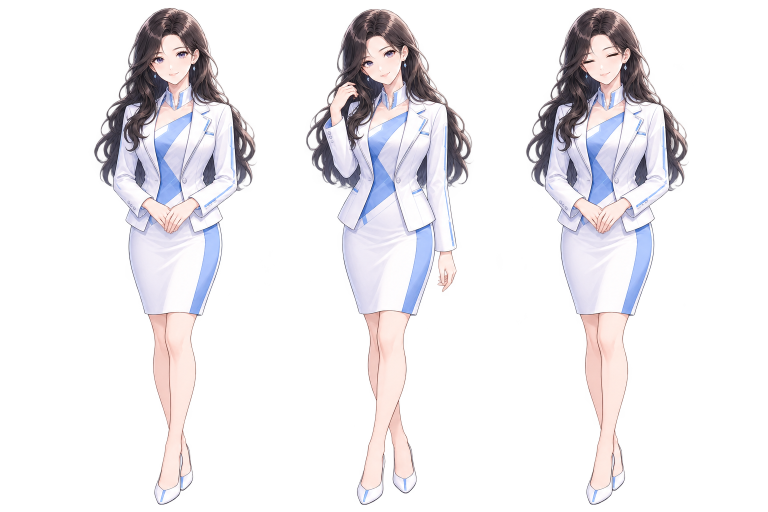
#> input picture DesktopAssistant/assets/animated/v2/source/idle.png, 1536 x 1024 px (shown at 1/2 size); its folder holds 4 pictures in this run
$ python prepare_v2_frames.py
#> lines starting #> are read from the running program, lines starting #| are printed output that depends on the picture
"""Normalize generated three-pose strips into aligned desktop-pet frames."""

from __future__ import annotations

from pathlib import Path

from PIL import Image


ROOT = Path(__file__).resolve().parents[1] / "assets" / "animated" / "v2"
ACTIONS = ("idle", "blink", "walk", "wave", "think", "rest")
FRAME_SIZE = (256, 512)


def _split_strip(strip: Image.Image) -> list[Image.Image]:
    alpha = strip.getchannel("A")
    columns = [sum(value > 20 for value in alpha.crop((x, 0, x + 1, strip.height)).getdata())
               for x in range(strip.width)]
    cuts = [0]
    for nominal in (strip.width // 3, strip.width * 2 // 3):
        start, end = nominal - 60, nominal + 60
        cut = min(range(start, end), key=lambda x: (columns[x], abs(x - nominal)))
        cuts.append(cut)
    cuts.append(strip.width)
    return [strip.crop((cuts[i], 0, cuts[i + 1], strip.height)) for i in range(3)]


def main() -> None:
    cropped: dict[str, list[Image.Image]] = {}
    for action in ACTIONS:
        with Image.open(ROOT / "source" / f"{action}.png") as image:
#> image is the input picture: PIL image 1536x1024 RGBA; mean R, G, B, A 107.9, 101.2, 105.8, 70.4
            strips = _split_strip(image.convert("RGBA"))
#> in _split_strip, `alpha = strip.getchannel("A")`:
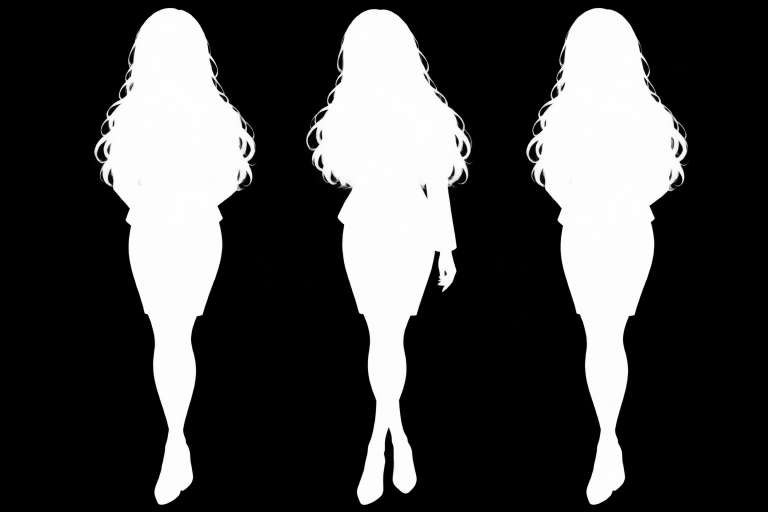
#> alpha: PIL image 1536x1024 L (shown at 1/2 size); min 0, max 254, mean 70.4
#> in _split_strip, `columns = [sum(value > 20 for value in alpha.crop((x, 0, x + 1, strip...`: columns = 1536 values, max 990 at index 337, min 0 at index 0, mean 291.5
#> the loop in _split_strip, `for nominal in (strip.width // 3, strip.width * 2 // 3):` made 2 passes
#> cut on passes 1 to 2: 514, 1024
#> after the loop in _split_strip, `for nominal in (strip.width // 3, strip.width * 2 // 3):`: cuts = [0, 514, 1024]
#> strips = 3 items
        frames = []
        for strip in strips:
            bounds = strip.getchannel("A").point(lambda value: 255 if value > 3 else 0).getbbox()
            if bounds is None:
                raise ValueError(f"Empty {action} frame")
            frames.append(strip.crop(bounds))
#> this loop made 3 passes
#> bounds on passes 1 to 3: (186, 15, 514, 1010), (97, 17, 434, 1010), (26, 15, 354, 1010)
#> after the loop, frames = 3 items
        cropped[action] = frames
#> pass 2 of the loop in main, `for action in ACTIONS:`:
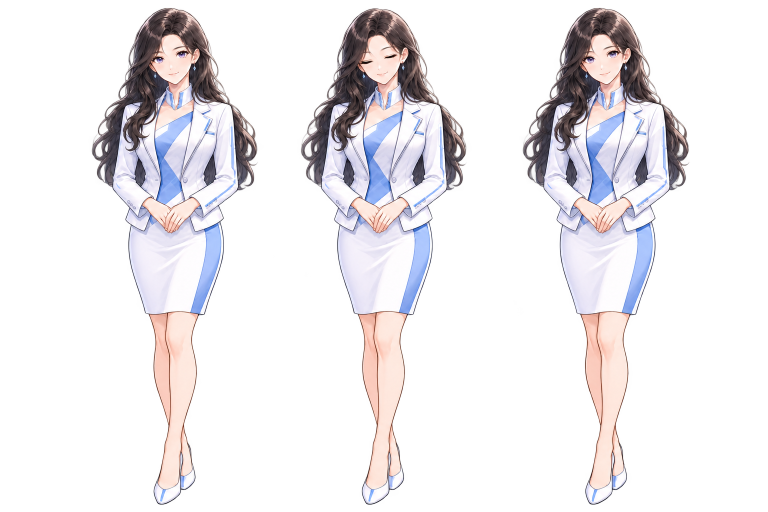
#> input picture DesktopAssistant/assets/animated/v2/source/blink.png, 1536 x 1024 px (shown at 1/2 size)
#> in main, image is the input picture: PIL image 1536x1024 RGBA; mean R, G, B, A 103.1, 96.1, 99.8, 71.1
#> in _split_strip (call 2), `alpha = strip.getchannel("A")`:
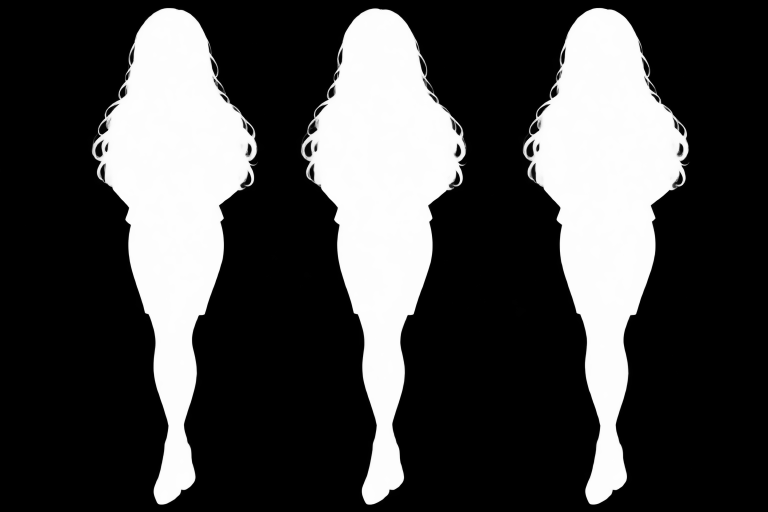
#> alpha: PIL image 1536x1024 L (shown at 1/2 size); min 0, max 254, mean 71.1
#> columns = 1536 values, max 991 at index 336, min 0 at index 0, mean 293.2
#> the loop in _split_strip (call 2), `for nominal in (strip.width // 3, strip.width * 2 // 3):` made 2 passes
#> cut on passes 1 to 2: 516, 1024
#> after the loop in _split_strip (call 2), `for nominal in (strip.width // 3, strip.width * 2 // 3):`: cuts = [0, 516, 1024]
#> the loop in main, `for strip in strips:` made 3 passes
#> bounds on passes 1 to 3: (181, 15, 516, 1010), (84, 16, 419, 1010), (20, 15, 355, 1010)

    largest_width = max(frame.width for frames in cropped.values() for frame in frames)
    largest_height = max(frame.height for frames in cropped.values() for frame in frames)
    scale = min(236 / largest_width, 496 / largest_height)

    for action, frames in cropped.items():
        output_dir = ROOT / action
        output_dir.mkdir(parents=True, exist_ok=True)
        for index, frame in enumerate(frames):
            size = (round(frame.width * scale), round(frame.height * scale))
            sprite = frame.resize(size, Image.Resampling.LANCZOS)
            canvas = Image.new("RGBA", FRAME_SIZE)
            canvas.alpha_composite(sprite, ((FRAME_SIZE[0] - size[0]) // 2, 504 - size[1]))
            canvas.save(output_dir / f"{index:02d}.png", optimize=True)


if __name__ == "__main__":
#> (the run stopped early here; a loop or call above may not have finished)
